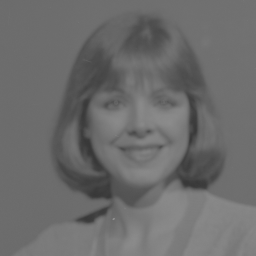
#> input picture Ex1/images/im1.png, 256 x 256 px, found by its file name
$ python ex1Driver.py
#> lines starting #> are read from the running program, lines starting #| are printed output that depends on the picture
#> in test_3_c, img is the input picture: shape (256, 256, 3); min 55, max 144, mean 107.9
### Ex1/ex1.py
import numpy as np

# Task 1: Spatial sampling
# [65 lines left out: functions getSampledImageAtResolution, optimalQuantizationImage, calcProbs, not called in this run]

# Task 3: Image histograms
# a
def getImageHistogram(img):
    numericalVal = img[:,:,0]
    histogram = np.zeros(256, int)
    for x in np.nditer(numericalVal):
        histogram[x] += 1
    return histogram

# b
# [24 lines left out: functions getConstrastStrechedImage, getMinMaxValues, not called in this run]

def linearEnhancementOf(val, minVal, maxVal):
    return (val - minVal) * 255.0 / float(maxVal - minVal)

def getGrayPixel(val):
    val = val if val < 256 else 255
    return np.repeat(val, 3)

# c
def getHistEqImage(img):
    # Compute a scaling factor, α= 255 / num of pixels
    numOfPixels = np.size(img) / 3.0
#> numOfPixels = 65536
    a = 255.0 / numOfPixels
#> a = 0.00389

    # Calculate histogram of the image
    histogram = getImageHistogram(img)
#> the loop in getImageHistogram, `for x in np.nditer(numericalVal):` made 65536 passes
#> x on passes 1 to 3: 107, 107, 108
#> after the loop in getImageHistogram, `for x in np.nditer(numericalVal):`: histogram = 256 values, max 8325 at index 108, min 0 at index 0, mean 256

    # Create a look up table
    # LUT is Cb^-1
    LUT = np.zeros(256)
    LUT[0] = a * histogram[0]
    # for all remaining grey levels: LUT[i] = LUT[i-1] + α * histogram[i]
    for i in range(1, 256):
        val = LUT[i - 1] + (a * histogram[i])
        LUT[i] = int(val)
#> this loop made 255 passes
#> val on passes 1 to 3: 0, 0, 0
#> after the loop, LUT = 256 values from 0 to 210

    # for all pixel coordinates: g(x, y) = LUT[f(x, y)] (g - new img, f - old img)
    newImg = np.copy(img)
    for x, y, _ in np.ndindex(img.shape):
        grayVal = img[x][y][0]
        val = LUT[grayVal]
        newImg[x][y] = getGrayPixel(int(val))
#> this loop made 196608 passes
#> grayVal on passes 1 to 3: 107, 107, 107
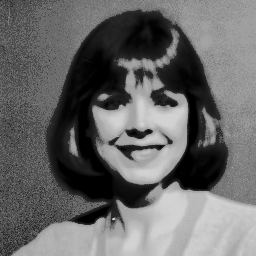
#> newImg: shape (256, 256, 3); min 0, max 210, mean 104
    return newImg

### Ex1/ex1Driver.py
# IMPR 2017, IDC
# ex1 driver

import numpy as np
import cv2
import matplotlib.pyplot as plt

import ex1

# to get fixed set of random numbers
np.random.seed(seed=0)


# [86 lines of commented-out code are left out]

def test_3_c(imageName):

    img = cv2.imread(imageName)
    histEqRes= ex1.getHistEqImage(img)

    hist = ex1.getImageHistogram(img)
#> the loop in getImageHistogram (call 2), `for x in np.nditer(numericalVal):` made 65536 passes
#> hist has the same summary as histogram in getImageHistogram
    hist_eq = ex1.getImageHistogram(histEqRes)
#> hist_eq = 256 values, max 8325 at index 79, min 0 at index 7, mean 256

    f, ((ax1, ax2), (ax3, ax4), (ax5, ax6)) = plt.subplots(3, 2, sharex='col', sharey='row')

    ax1.imshow(img, cmap='gray'), ax1.set_title('Original')
    ax2.imshow(histEqRes, cmap='gray'), ax2.set_title('Histogram equalizaed')

    x = np.arange(0,256,1)
    ax3.bar(x, hist, color="blue"), ax3.set_xlim([0, 255]),ax3.autoscale(False)
    ax4.bar(x, hist_eq, color="blue"), ax4.set_xlim([0, 255]),ax4.autoscale(False)

    ax5.plot(x, np.cumsum(hist), color="blue"), ax5.set_xlim([0, 255]),ax5.autoscale(False)
    ax6.plot(x, np.cumsum(hist_eq), color="blue"), ax6.set_xlim([0, 255]),ax6.autoscale(False)

if __name__ == "__main__":

    # test 1.
    # test_1()
#
#     # test 2.
#     imageName = './Images/cameraman.jpg'
#     test_2(imageName)
#
#    # test 3.a.
#    imageName = './Images/cameraman.jpg'
#    test_3_a(imageName)
#
#    # test 3.b.
#     imageName = './Images/im1.png'
#     test_3_b(imageName)
#
#    # test 3.c.
    imageName = './Images/im1.png'
    test_3_c(imageName)
#
#

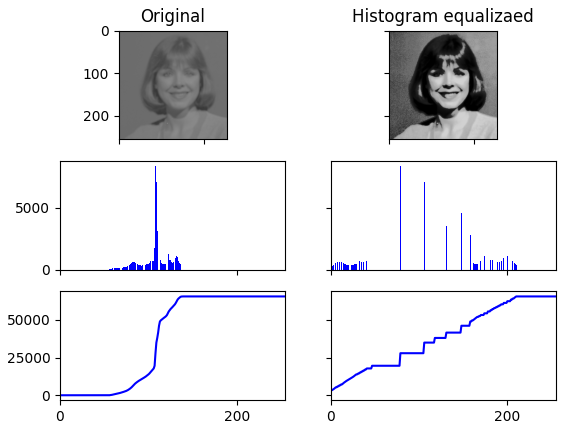
#> figure drawn by matplotlib, 6 panels; panel 5: curve peaks at x = 144, y = 65536

$ run again, with Ex1/images/im2.png copied over Ex1/images/im1.png
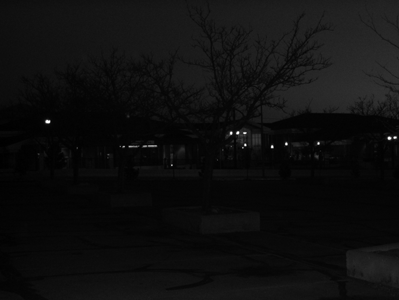
#> input picture Ex1/images/im2.png, 399 x 300 px, found by its file name
#> in test_3_c, img is the input picture: shape (300, 399, 3); min 0, max 255, mean 14.8
#> numOfPixels = 119700
#> a = 0.00213
#> the loop in getImageHistogram, `for x in np.nditer(numericalVal):` made 119700 passes
#> x on passes 1 to 3: 12, 13, 14
#> after the loop in getImageHistogram, `for x in np.nditer(numericalVal):`: histogram = 256 values, max 10624 at index 6, min 0 at index 66, mean 467.6
#> the loop in getHistEqImage, `for i in range(1, 256):` made 255 passes
#> val on passes 1 to 3: 0.912, 2.48, 9.04
#> after the loop in getHistEqImage, `for i in range(1, 256):`: LUT = 256 values, max 233 at index 43, min 0 at index 1, mean 220.5
#> the loop in getHistEqImage, `for x, y, _ in np.ndindex(img.shape):` made 359100 passes
#> grayVal on passes 1 to 3: 12, 12, 12
#> after the loop in getHistEqImage, `for x, y, _ in np.ndindex(img.shape):`:
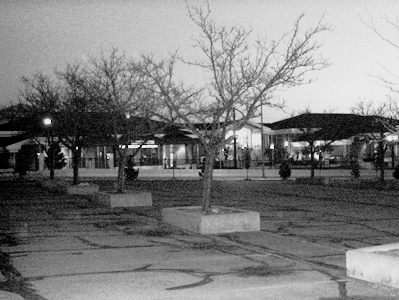
#> newImg: shape (300, 399, 3); min 0, max 233, mean 125.6
#> the loop in getImageHistogram (call 2), `for x in np.nditer(numericalVal):` made 119700 passes
#> hist has the same summary as histogram in getImageHistogram
#> hist_eq = 256 values, max 10624 at index 65, min 0 at index 1, mean 467.6
